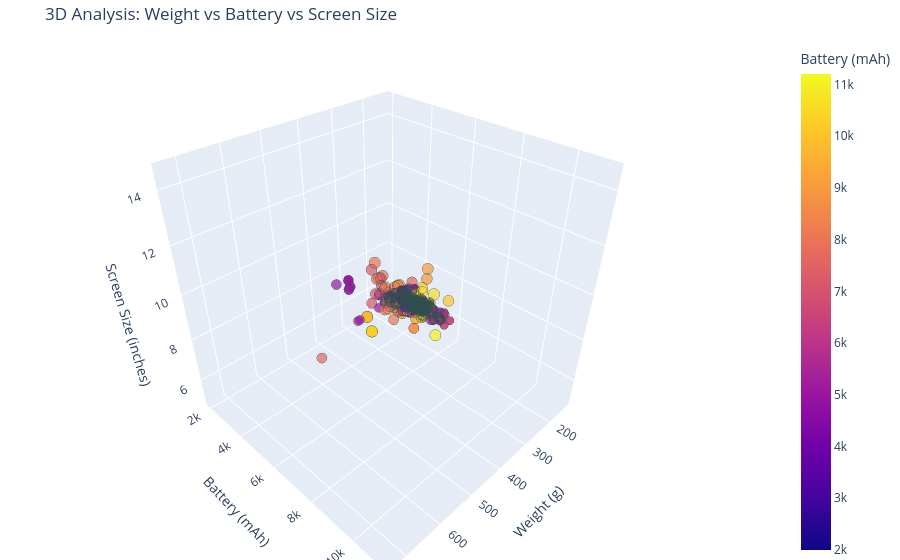

The notebook cell this image was saved under:
### Code cell
import plotly.express as px

fig = px.scatter_3d(
    df,
    x='Mobile Weight (g)',
    y='Battery Capacity (mAh)',
    z='Screen Size (inches)',
    color='Battery Capacity (mAh)',
    size='Screen Size (inches)',
    opacity=0.7,
    title='3D Analysis: Weight vs Battery vs Screen Size',
    labels={
        'Mobile Weight (g)': 'Weight (g)',
        'Battery Capacity (mAh)': 'Battery (mAh)',
        'Screen Size (inches)': 'Screen Size (inches)'
    }
)

fig.update_traces(marker=dict(line=dict(width=0.5,color='DarkSlateGrey')))
fig.update_layout(margin=dict(l=0, r=0, b=0, t=40))
fig.show()

### Figure 1 — Plotly figure (JSON) as saved in the notebook; plotly's stock layout.template omitted (floating-point values rounded to 4 significant figures; data arrays with more than 128 entries replaced by an {"elided": "..."} marker saying what was removed)
{"data": [{"hovertemplate": "Weight (g)=%{x}<br>Battery (mAh)=%{marker.color}<br>Screen Size (inches)=%{marker.size}<extra></extra>", "legendgroup": "", "marker": {"color": {"elided": "915 float values"}, "coloraxis": "coloraxis", "line": {"color": "DarkSlateGrey", "width": 0.5}, "opacity": 0.7, "size": {"elided": "915 float values"}, "sizemode": "area", "sizeref": 0.0365, "symbol": "circle"}, "mode": "markers", "name": "", "scene": "scene", "showlegend": false, "type": "scatter3d", "x": {"elided": "915 float values"}, "y": {"elided": "915 float values"}, "z": {"elided": "915 float values"}}], "layout": {"coloraxis": {"colorbar": {"title": {"text": "Battery (mAh)"}}, "colorscale": [[0, "#0d0887"], [0.1111, "#46039f"], [0.2222, "#7201a8"], [0.3333, "#9c179e"], [0.4444, "#bd3786"], [0.5556, "#d8576b"], [0.6667, "#ed7953"], [0.7778, "#fb9f3a"], [0.8889, "#fdca26"], [1, "#f0f921"]]}, "legend": {"itemsizing": "constant", "tracegroupgap": 0}, "margin": {"b": 0, "l": 0, "r": 0, "t": 40}, "scene": {"domain": {"x": [0, 1], "y": [0, 1]}, "xaxis": {"title": {"text": "Weight (g)"}}, "yaxis": {"title": {"text": "Battery (mAh)"}}, "zaxis": {"title": {"text": "Screen Size (inches)"}}}, "title": {"text": "3D Analysis: Weight vs Battery vs Screen Size"}}}
